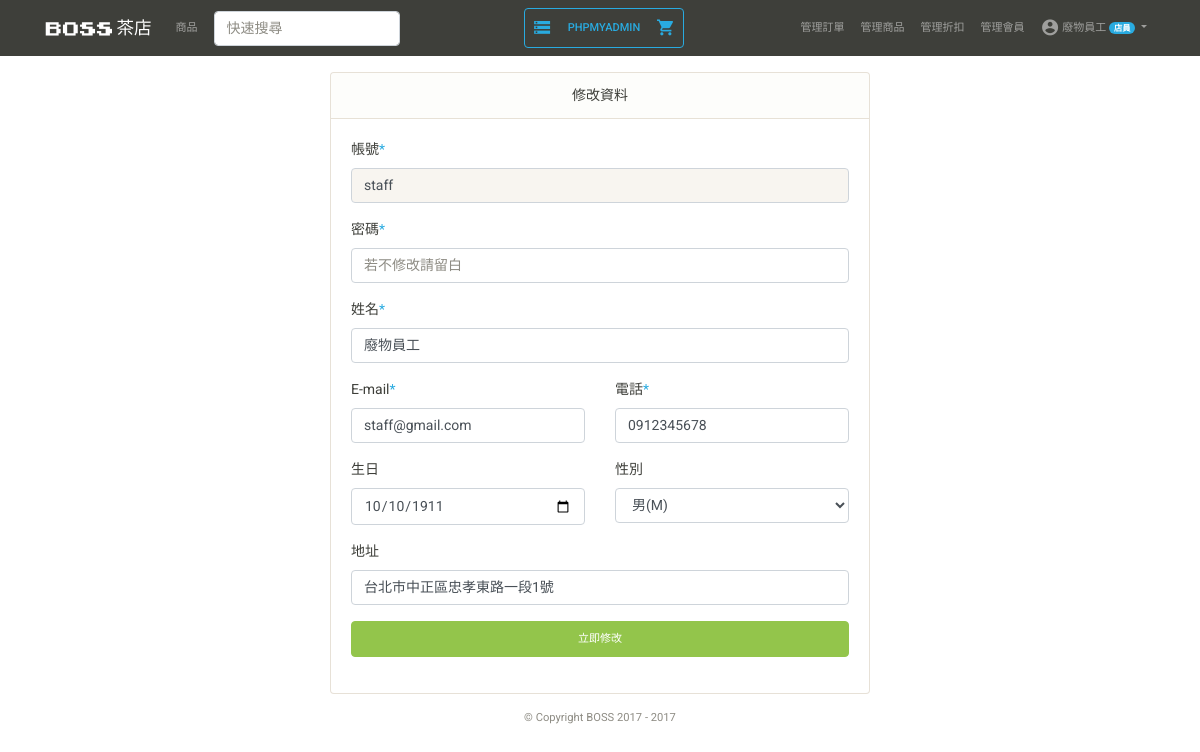
Page /member_information.php (signed in) on the committed database.
### tables this page shows
CREATE TABLE MEMBER(
  ID VARCHAR(20) PRIMARY KEY,
  Password VARCHAR(128) NOT NULL,
  Name VARCHAR(12) NOT NULL,
  Email VARCHAR(30) NOT NULL,
  Phone VARCHAR(10) NOT NULL,
  RegDate TIMESTAMP DEFAULT CURRENT_TIMESTAMP,
  Birth DATE,
  Gender ENUM('M', 'F', 'N'),
  Address VARCHAR(100),
  Position ENUM('S', 'A', 'C') NOT NULL
);

### verification.php (called while the page is built, shortened)
<?php
include('connection.php');
if(isset($_SESSION['ID'])){
  $user_id = $_SESSION['ID'];
  $sql = "SELECT * FROM MEMBER WHERE ID='$user_id'";
  $rows = mysqli_fetch_array($conn->query($sql));
  $user_name = $rows['Name'];
  $user_position = $rows['Position'];
}

### connection.php (called while the page is built, shortened)
<?php
  $conn = new mysqli(db_host, db_username, db_password, db_name);
  $conn->query("SET NAMES 'utf8mb4'");
  require_once('verification.php');

### member_information.php (the view, shortened to what this page needs)
<?php include('connection.php'); ?>
<!DOCTYPE html>
<html>
<head>
  <?php include('style.php') ?>
</head>
<body>
  <?php include('nav.php'); ?>
  <?php
        $sql = "SELECT * FROM MEMBER
                WHERE ID = '$user_id'";
        $result = $conn->query($sql);
        $row = mysqli_fetch_array($result);
        $ID=$row['ID'];
        $Name=$row['Name'];
        $Email=$row['Email'];
        $Phone=$row['Phone'];
        $Birth=$row['Birth'];
        $Gender=$row['Gender'];
        $Address=$row['Address'];
       ?>
  <div class="container my-3">
    <div class="row">
      <div class="col-12 col-lg-6 offset-lg-3">
        <div class="card">
          <div class="card-header text-center">修改資料</div>
          <div class="card-body">
            <form class="row" action="member_information_edit.php" method="post" enctype="multipart/form-data" >
              <div class="col-12 form-group">
                <label for="">帳號<span class="text-info">*</span></label>
                <input type="text" value="<?php echo $ID;?>" name="ID" class="form-control" readonly>
              </div>
              <div class="col-12 form-group">
                <label for="">密碼<span class="text-info">*</span></label>
                <input type="password" name="Password" placeholder = "若不修改請留白" class="form-control" >
              </div>
              <div class="col-12 form-group">
                <label for="">姓名<span class="text-info">*</span></label>
                <input type="text" value="<?php echo $Name;?>" name="Name" placeholder="" class="form-control" required>
              </div>
              <div class="col-12 col-lg-6 form-group">
                <label for="">E-mail<span class="text-info">*</span></label>
                <input type="email" value="<?php echo $Email;?>" name="Email" maxlength="30" class="form-control" required>
              </div>
              <div class="col-12 col-lg-6 form-group">
                <label for="">電話<span class="text-info">*</span></label>
                <input type="text" name="Phone" value="<?php echo $Phone;?>" placeholder="0987654321" maxlength="10" class="form-control" required>
              </div>
              <div class="col-12 col-lg-6 form-group">
                <label for="">生日</label>
                <input type="date" value="<?php echo $Birth;?>" name="Birth" placeholder="Birth" class="form-control" >
              </div>
              <div class="col-12 col-lg-6 form-group">
                <label for="">性別</label>
                <select class="form-control" value="<?php echo $Gender;?>" name="Gender" required>
                  <?php
                    $genderList= array('M','F','N');
                    $genderTextList= array('男(M)','女(F)','未知(N)');
                    foreach ($genderList as $key => $ppap) {
                      $isThisSelected = ($Gender==$ppap)?'selected ':'';
                      echo '<option value="'.$ppap.'" '. $isThisSelected .' >'.$genderTextList[$key].'</option>';
                    }
                  ?>
                </select>
              </div>
              <div class="col-12 form-group">
                <label for="">地址</label>
                <input type="text" name="Address" value="<?php echo $Address;?>" maxlength="100" class="form-control" >
              </div>
              <div class="col-12 form-group">
                <button class="btn btn-success btn-block" type="submit" >立即修改</button>
              </div>
            </form>
          </div>
        </div>
      </div>
    </div>
  </div>
  <?php include('footer.php') ?>
</body>
</html>

### nav.php (shortened to what this page needs)
<?php
$this_page = pathinfo($_SERVER['PHP_SELF'])['filename']
?>
<?php
  $admin_display  = ($user_position=='A'||$user_position=='S')?'':'d-none ';
?>
<nav id="navbar" class="navbar navbar-expand-lg navbar-dark bg-primary1 sticky-top" style="background:rgba(62,63,58,1);">
  <div class="container">
    <a class="navbar-brand align-middle" href="index.php">
      <img src="img/logo-01.png" class="img-fluid" style="max-height:1.1rem"> 茶店
    </a>
    <div class="collapse navbar-collapse" id="navbarSupportedContent">
      <ul class="navbar-nav mr-auto">
        <li class="nav-item <?=($this_page =='product')?'active':'';?>">
          <a class="nav-link " href="product.php">商品</a>
        </li>
        <form class="form-inline mx-0 mx-lg-2 my-2 my-lg-0" method="get" action="product.php">
          <input class="form-control mr-sm-2" type="search" placeholder="快速搜尋" name="keyword" required>
        </form>
      </ul>
      <?php
      if(debug_mode){
        echo '<ul class="navbar-nav border border-info rounded ">
        <li class="nav-item">
        <a class="nav-link text-info" href="db.php"><i class="material-icons">storage</i></a>
        </li>
        <li class="nav-item">
        <a class="nav-link text-info" target="_blank" href="http://localhost/phpmyadmin/">phpmyadmin</a>
        </li>
        <li class="nav-item">
        <a class="nav-link text-info" href="cart.php"><i class="material-icons">shopping_cart</i></a>
        </li>
        </ul>';
      }
      ?>
      <ul class="navbar-nav ml-auto">
        <li class="nav-item <?=($this_page =='order')?'active ':'' ?> <?=$admin_display ?>">
          <a class="nav-link" href="order_list.php">管理訂單</a>
        </li>
        <li class="nav-item <?=($this_page =='product_list')?'active ':'' ?> <?=$admin_display ?>">
          <a class="nav-link" href="product_list.php">管理商品</a>
        </li>
        <li class="nav-item <?=($this_page =='discount_list')?'active ':'' ?> <?=$admin_display ?>">
          <a class="nav-link" href=" discount_list.php">管理折扣</a>
        </li>
        <li class="nav-item <?=($this_page =='user_list')?'active ':'' ?> <?=$admin_display ?>">
          <a class="nav-link" href="user_list.php">管理會員</a>
        </li>
        <li class="nav-item dropdown <?=isset($_SESSION['ID'])?'':'d-none'?>">
          <a class="nav-link dropdown-toggle" href="#" id="user" role="button" data-toggle="dropdown" aria-haspopup="true" aria-expanded="false">
            <i class="material-icons">account_circle</i>
            <?=$user_name?>
            <?php
            if($user_position=='A'){
              echo '<span class="badge badge-pill badge-warning">管理員</span>';
            }else if($user_position=='S'){
              echo '<span class="badge badge-pill badge-info">店員</span>';
            }
            ?>
          </a>
        </li>
      </ul>
    </div>
  </div>
</nav>

### css/style.css (style rules this page uses)
i.material-icons { vertical-align: middle; font-size: 1.2rem; }

### rows in the picture
member: Name "廢物員工", ID "staff", Email "staff@gmail.com", Phone "0912345678", Birth "10/10/1911", Gender "男(M)", Address "台北市中正區忠孝東路一段1號"
